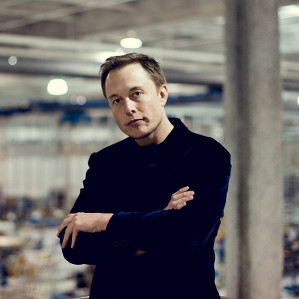
#> input picture black-and-white/images/elon_musk.jpg, 299 x 299 px, found by its file name
$ python BlackAndWhite.py
#> lines starting #> are read from the running program, lines starting #| are printed output that depends on the picture
import PIL
from PIL import Image
import glob
import numpy as np

image_path = '/Work/MyProjects/Python/black-and-white/images/elon_musk.jpg'
image = Image.open(image_path)
#> image is the input picture: PIL image 299x299 RGB; mean R, G, B 104, 100.7, 100.6
pixdata = image.copy()
# [20 lines of commented-out code are left out]

x = 0
y = 0
for pixel in image.getdata():
    r, g, b = pixel
    r = 0
    pixel = r, g, b
    pixdata.putpixel((x, y), pixel)
    print(pixel)

    x = x + 1
    if x >= 299:
        x = 0
        y = y + 1
#> this loop made 89401 passes
#> (g, b) on passes 299, 598, 897, 1196, 1495, 1794, 2093, 2392, 2691, 2990, 3289, 3588: (99, 94), (109, 105), (115, 109), (122, 115), (145, 133), (180, 164), (214, 196), (235, 218), (247, 226), (254, 232), (253, 229), (255, 231)
#> (g, b) on passes 1 to 6: (109, 97), (109, 97), (110, 98), (110, 98), (111, 99), (113, 101)
#| (0, 109, 97)
#| (0, 109, 97)
#| (0, 110, 98)
#| (0, 110, 98)
#| (0, 111, 99)
#| (0, 113, 101)
#| (0, 115, 103)
#| (0, 117, 105)
#> (further printed lines are left out)
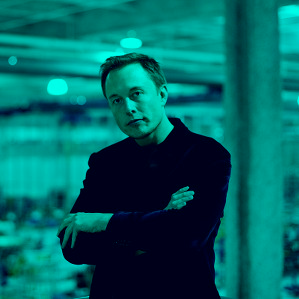
#> pixdata: PIL image 299x299 RGB; mean R, G, B 0, 100.7, 100.6
#> after the loop, x = 0; y = 299


pixdata.save("/Work/MyProjects/Python/black-and-white/images/elon_muskZZZZ2.jpg")
